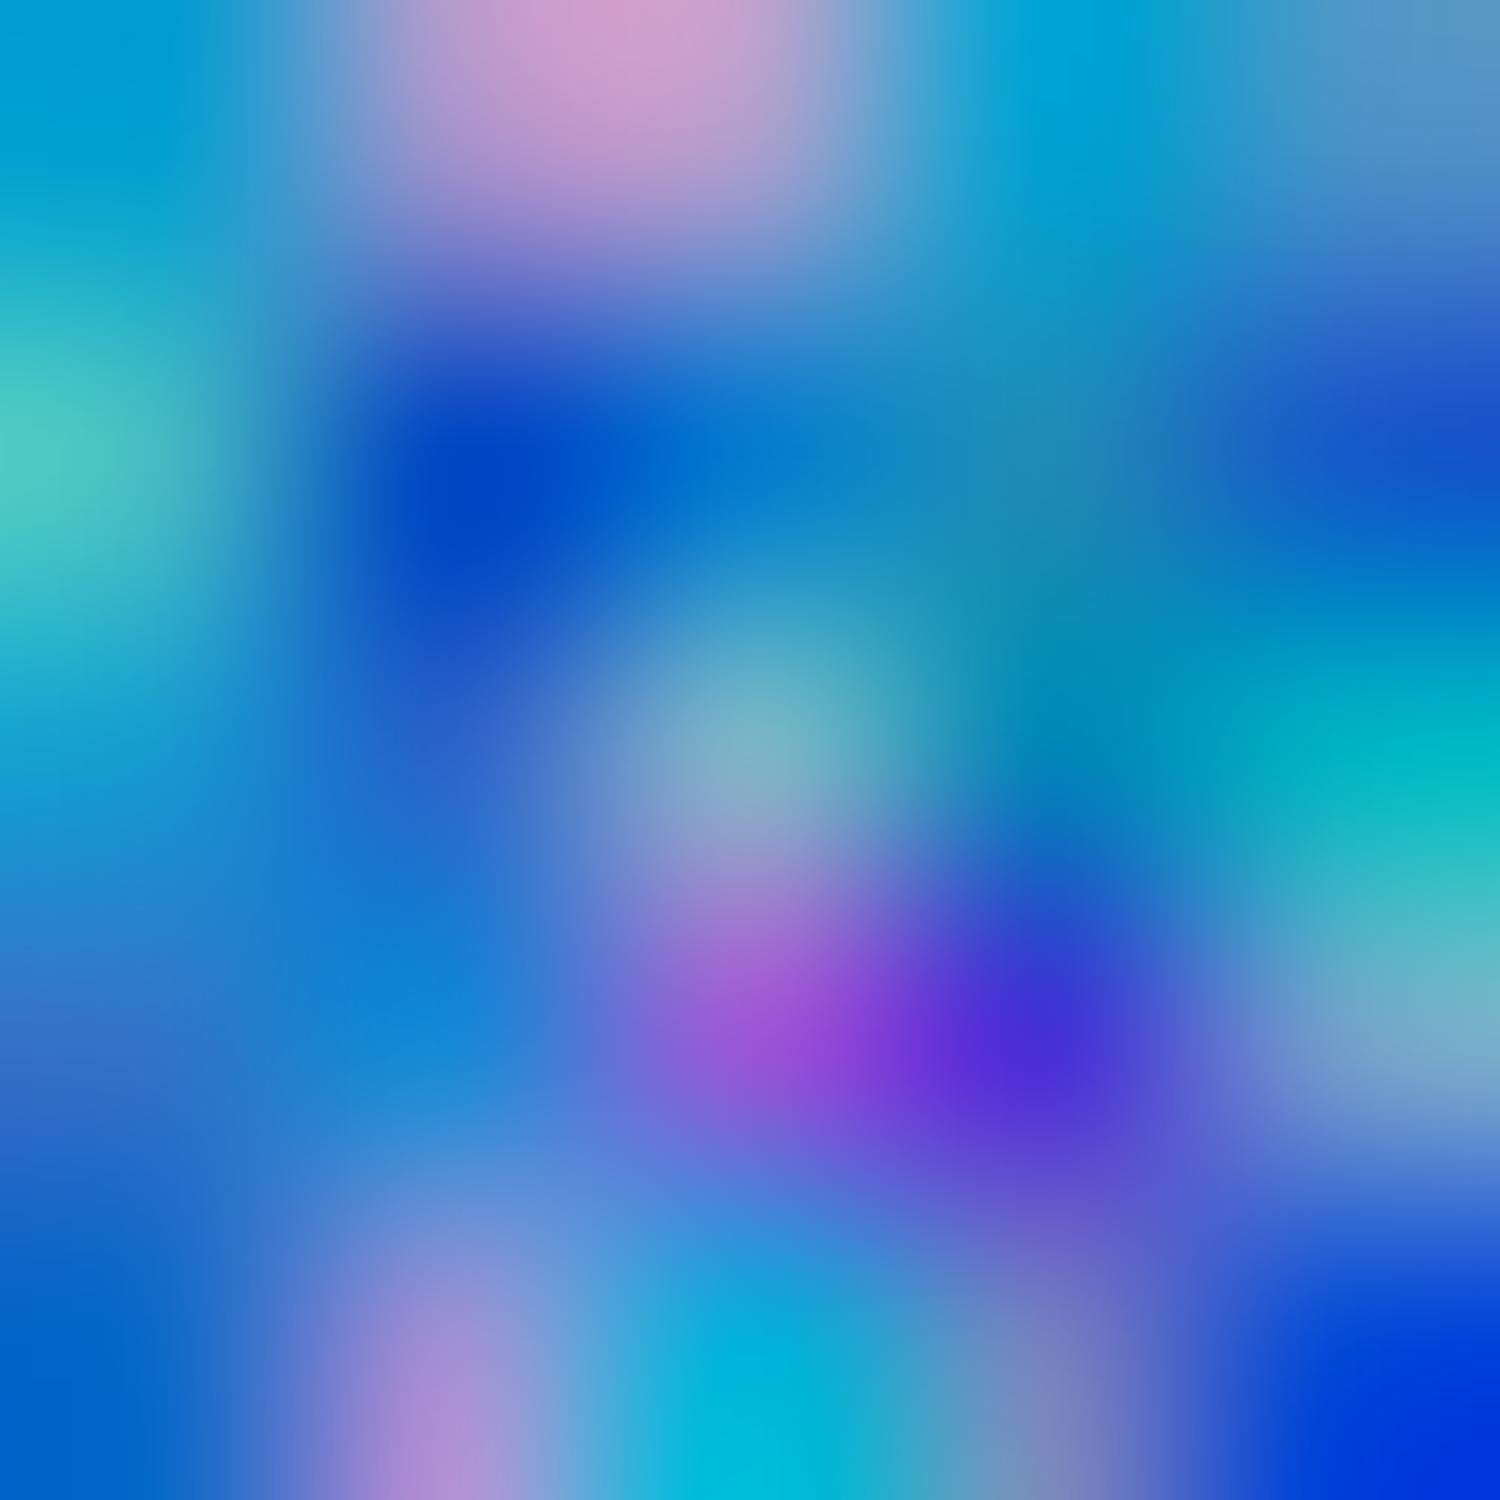

Python code for this plot:
import PIL.Image
import PIL.ImageDraw
import numpy as np
from numpy.random import *
import os

w = 5
h = 5

mean_R = 55
mean_G = 127
mean_B = 204
sd_R = 70
sd_G = 40
sd_B = 10

def generate_color():
    arr = np.array((normal(mean_R, sd_R), normal(mean_G, sd_G), normal(mean_B, sd_B)))
    arr[arr > 255] = 255
    arr[arr < 0] = 0
    arr = tuple(arr.round().astype(int))
    return arr

basepath = os.path.dirname(os.path.abspath(__file__)) + "/"
img = PIL.Image.new("RGB", (w, h))
draw = PIL.ImageDraw.Draw(img)

for i in range(0, w):
    for j in range(0, h):
        draw.point([i, j], fill=generate_color())

img_resized = img.resize((w * 300, h * 300), resample=PIL.Image.BICUBIC)

img_resized.save(basepath + "002.jpg", "JPEG")
